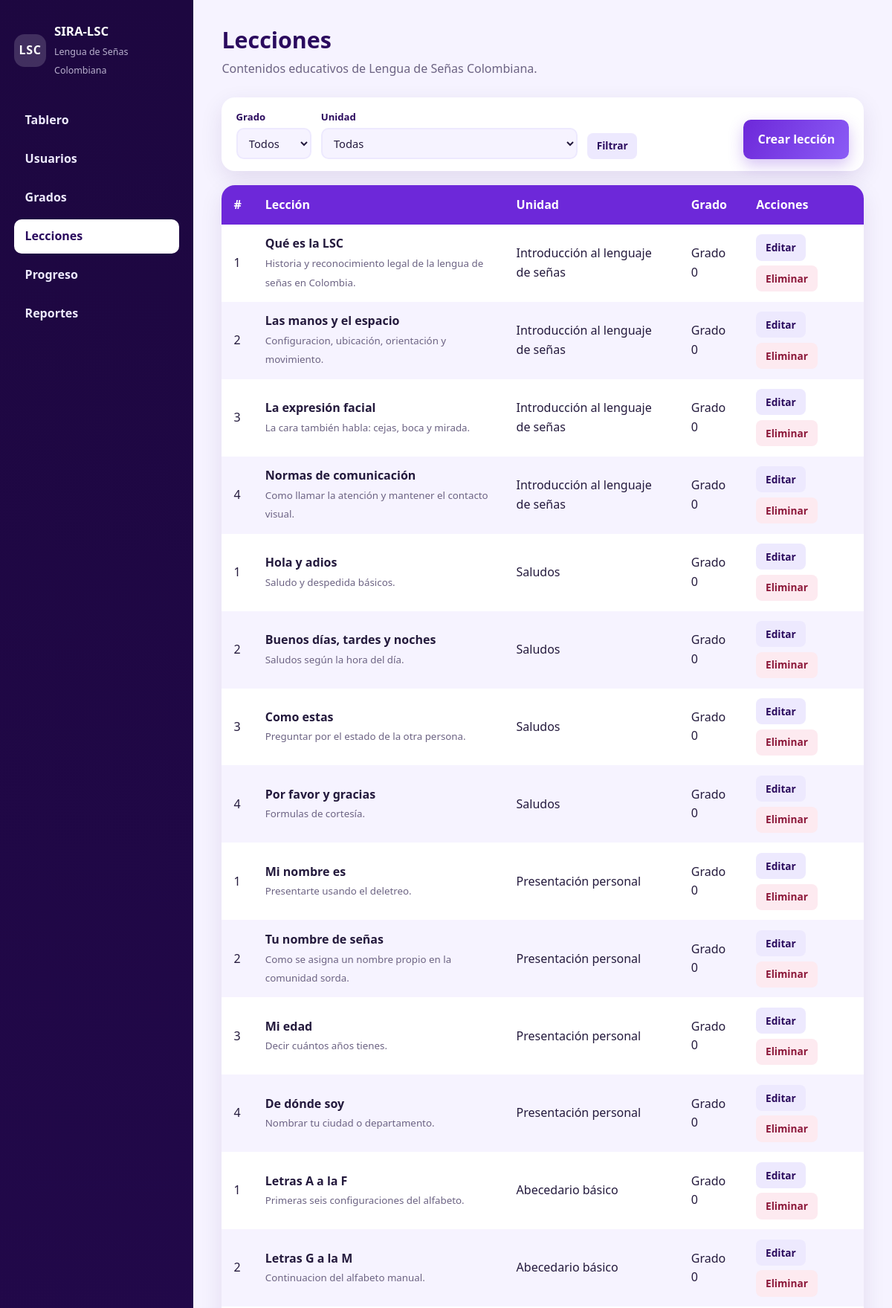
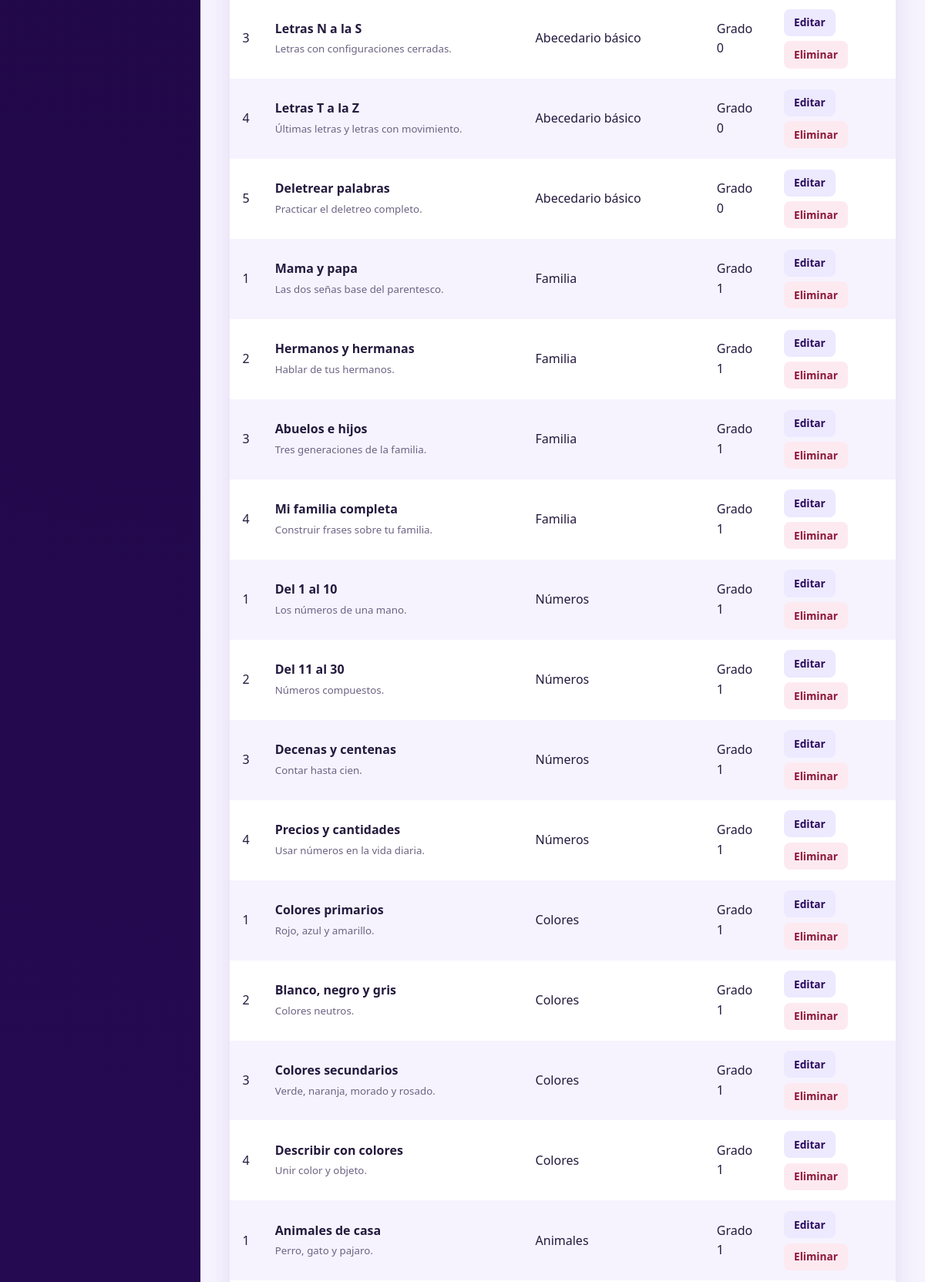
Page /index.php?ruta=admin/lecciones (signed in, upper part) on the committed database (2 pictures, top to bottom).
### tables this page shows
CREATE TABLE lecciones (
    id_leccion  INT AUTO_INCREMENT PRIMARY KEY,
    id_curso    INT          NOT NULL,
    titulo      VARCHAR(140) NOT NULL,
    descripcion VARCHAR(255) NOT NULL,
    contenido   TEXT         NOT NULL,
    actividad   TEXT         NULL,
    orden       INT          NOT NULL DEFAULT 0,
    CONSTRAINT fk_lecciones_curso
        FOREIGN KEY (id_curso) REFERENCES cursos(id_curso)
        ON DELETE CASCADE ON UPDATE CASCADE
);

CREATE TABLE cursos (
    id_curso    INT AUTO_INCREMENT PRIMARY KEY,
    id_grado    INT          NOT NULL,
    nombre      VARCHAR(120) NOT NULL,
    descripcion VARCHAR(255) NOT NULL,
    icono       VARCHAR(8)   NOT NULL DEFAULT 'LSC',
    orden       INT          NOT NULL DEFAULT 0,
    CONSTRAINT fk_cursos_grado
        FOREIGN KEY (id_grado) REFERENCES grados(id_grado)
        ON DELETE CASCADE ON UPDATE CASCADE
);

CREATE TABLE grados (
    id_grado    INT AUTO_INCREMENT PRIMARY KEY,
    nombre      VARCHAR(50)  NOT NULL,
    descripcion VARCHAR(255) NOT NULL,
    orden       INT          NOT NULL DEFAULT 0
);

### config/funciones.php (called while the page is built, shortened)
<?php
function e($texto)
{
    return htmlspecialchars((string) $texto, ENT_QUOTES, 'UTF-8');
}
function url($ruta = 'inicio', $parametros = array())
{
    $destino = BASE_URL . 'index.php?ruta=' . urlencode($ruta);
    foreach ($parametros as $clave => $valor) {
        $destino .= '&' . urlencode($clave) . '=' . urlencode($valor);
    }
    return $destino;
}
function vista($archivo, $datos = array())
{
    extract($datos, EXTR_SKIP);
    require RUTA_BASE . '/views/' . $archivo . '.php';
}

### controllers/AdministradorController.php (called while the page is built, shortened)
<?php
class AdministradorController
{
    private $modeloUsuario;
    private $modeloGrado;
    private $modeloCurso;
    private $modeloLeccion;
    public function __construct()
    {
        $this->modeloUsuario    = new Usuario();
        $this->modeloGrado      = new Grado();
        $this->modeloCurso      = new Curso();
        $this->modeloLeccion    = new Leccion();
    }
    public function lecciones()
    {
        $idGrado = isset($_GET['id_grado']) ? (int) $_GET['id_grado'] : 0;
        $idCurso = isset($_GET['id_curso']) ? (int) $_GET['id_curso'] : 0;
        vista('administrador/lecciones', array(
            'admin'     => $this->modeloUsuario->obtenerPorId($_SESSION['id_usuario']),
            'lecciones' => $this->modeloLeccion->listarTodas($idGrado, $idCurso),
            'grados'    => $this->modeloGrado->obtenerTodos(),
            'cursos'    => $this->modeloCurso->obtenerTodos(),
            'idGrado'   => $idGrado,
            'idCurso'   => $idCurso,
        ));
    }
}

### models/Leccion.php (called while the page is built, shortened)
<?php
class Leccion
{
    private $db;
    public function __construct()
    {
        $this->db = Database::conexion();
    }
    public function listarTodas($idGrado = 0, $idCurso = 0)
    {
        $sql = 'SELECT l.id_leccion, l.titulo, l.descripcion, l.orden, l.id_curso,
                       c.nombre AS curso, c.id_grado, g.nombre AS grado
                FROM lecciones l
                INNER JOIN cursos c ON c.id_curso = l.id_curso
                INNER JOIN grados g ON g.id_grado = c.id_grado
                WHERE 1 = 1';
        $parametros = array();
        $sql .= ' ORDER BY g.orden ASC, c.orden ASC, l.orden ASC';
        $sentencia = $this->db->prepare($sql);
        $sentencia->execute($parametros);
        return $sentencia->fetchAll();
    }
}

### config/Database.php (called while the page is built, shortened)
<?php
class Database
{
    private static $pdo = null;
    public static function conexion()
    {
        if (self::$pdo === null) {
            $dsn = 'mysql:host=' . DB_HOST . ';dbname=' . DB_NOMBRE . ';charset=utf8mb4';
            try {
                self::$pdo = new PDO($dsn, DB_USUARIO, DB_CLAVE, array(
                    PDO::ATTR_ERRMODE            => PDO::ERRMODE_EXCEPTION,
                    PDO::ATTR_DEFAULT_FETCH_MODE => PDO::FETCH_ASSOC,
                    PDO::ATTR_EMULATE_PREPARES   => false,
                ));
            } catch (PDOException $e) {
                self::mostrarError($e->getMessage());
            }
        }
        return self::$pdo;
    }
}

### views/administrador/lecciones.php (the view, shortened to what this page needs)
<?php
require RUTA_BASE . '/views/layouts/header.php';
?>
<header class="titular">
    <h1>Lecciones</h1>
    <p>Contenidos educativos de Lengua de Señas Colombiana.</p>
</header>
<section class="barra-acciones">
    <form class="filtros" method="get" action="<?php echo BASE_URL; ?>index.php">
        <label class="campo-en-linea">
            <span>Grado</span>
            <select name="id_grado">
                <option value="0">Todos</option>
            </select>
        </label>
        <label class="campo-en-linea">
            <span>Unidad</span>
            <select name="id_curso">
                <option value="0">Todas</option>
            </select>
        </label>
        <button class="boton-mini" type="submit">Filtrar</button>
    </form>
    <a class="boton boton-corto" href="<?php echo url('admin/leccion'); ?>">Crear lección</a>
</section>
<?php if (count($lecciones) === 0): ?>
    <p class="vacio">No hay lecciones con ese filtro.</p>
<?php else: ?>
<table class="tabla">
    <thead><tr><th>#</th><th>Lección</th><th>Unidad</th><th>Grado</th><th>Acciones</th></tr></thead>
    <tbody>
    <?php foreach ($lecciones as $fila): ?>
        <tr>
            <td><?php echo (int) $fila['orden']; ?></td>
            <td>
                <strong><?php echo e($fila['titulo']); ?></strong><br>
                <small class="texto-apoyo"><?php echo e($fila['descripcion']); ?></small>
            </td>
            <td><?php echo e($fila['curso']); ?></td>
            <td><?php echo e($fila['grado']); ?></td>
            <td class="acciones">
                <a class="boton-mini" href="<?php echo url('admin/leccion', array('id' => $fila['id_leccion'])); ?>">Editar</a>
                <form method="post" action="<?php echo url('admin/leccion/eliminar'); ?>">
                    <button class="boton-mini boton-peligro" type="submit">Eliminar</button>
                </form>
            </td>
        </tr>
    <?php endforeach; ?>
    </tbody>
</table>
<?php endif; ?>
<?php require RUTA_BASE . '/views/layouts/footer.php'; ?>

### css/estilos.css (style rules this page uses)
:root { --morado-oscuro: #2b0b5e; --morado-noche: #1d0740; --morado: #6d28d9; --morado-claro: #8b5cf6; --lavanda: #ede9fe; --lavanda-suave: #f6f3ff; --blanco: #ffffff; --tinta: #241a3d; --gris: #6c6383; --exito: #1f7a5a; --error: #b3204a; --radio: 18px; --radio-mini: 10px; --sombra: 0 10px 30px rgba(45, 12, 96, .10); --sombra-alta: 0 18px 44px rgba(45, 12, 96, .20); }
* { box-sizing: border-box; }
html { -webkit-text-size-adjust: 100%; }
body { margin: 0; font-family: "Segoe UI", "Trebuchet MS", system-ui, -apple-system, Arial, sans-serif; color: var(--tinta); line-height: 1.6; background: var(--lavanda-suave); }
h1, h2, h3 { line-height: 1.25; margin: 0 0 .4rem; font-weight: 700; }
h1 { font-size: 1.9rem; }
p { margin: 0 0 .8rem; }
a { color: var(--morado); text-decoration: none; }
.texto-apoyo { color: var(--gris); }
.boton { display: inline-block; width: 100%; padding: .85rem 1.2rem; font: inherit; font-weight: 700; color: var(--blanco); background: linear-gradient(120deg, var(--morado) 0%, var(--morado-claro) 100%); border: none; border-radius: var(--radio-mini); cursor: pointer; text-align: center; box-shadow: 0 8px 20px rgba(109, 40, 217, .28); transition: transform .18s ease, box-shadow .18s ease, background .18s ease; }
.titular { margin-bottom: 1.6rem; }
.titular h1 { color: var(--morado-oscuro); }
.titular p { color: var(--gris); margin: 0; }
.tabla { width: 100%; border-collapse: collapse; background: var(--blanco); border-radius: var(--radio); overflow: hidden; box-shadow: var(--sombra); }
.tabla th, .tabla td { padding: .85rem 1rem; text-align: left; }
.tabla thead { background: var(--morado); color: var(--blanco); }
.tabla tbody tr:nth-child(even) { background: var(--lavanda-suave); }
.barra-acciones { display: flex; flex-wrap: wrap; align-items: flex-end; justify-content: space-between; gap: 1rem; margin-bottom: 1.2rem; padding: 1rem 1.2rem; background: var(--blanco); border-radius: var(--radio); box-shadow: var(--sombra); }
.filtros { display: flex; flex-wrap: wrap; align-items: flex-end; gap: .8rem; margin: 0; }
.campo-en-linea { display: flex; flex-direction: column; gap: .25rem; }
.campo-en-linea span { font-size: .82rem; font-weight: 600; color: var(--morado-oscuro); }
.campo-en-linea select, .campo-en-linea input { padding: .5rem .7rem; font: inherit; font-size: .92rem; color: var(--tinta); background: var(--lavanda-suave); border: 2px solid var(--lavanda); border-radius: var(--radio-mini); }
.boton-corto { width: auto; }
.boton-mini { display: inline-block; padding: .42rem .8rem; font: inherit; font-size: .85rem; font-weight: 600; color: var(--morado-oscuro); background: var(--lavanda); border: none; border-radius: 8px; cursor: pointer; }
.boton-peligro { background: #fdeaf0; color: #8c1739; }
.acciones { display: flex; flex-wrap: wrap; gap: .4rem; align-items: center; }
.acciones form { margin: 0; }

### rows in the picture
lecciones: orden "1", titulo "Qué es la LSC", descripcion "Historia y reconocimiento legal de la lengua de señas en Colombia.", id_curso.nombre "Introducción al lenguaje de señas", grados.nombre "Grado 0"
lecciones: orden "2", titulo "Las manos y el espacio", descripcion "Configuracion, ubicación, orientación y movimiento.", id_curso.nombre "Introducción al lenguaje de señas", grados.nombre "Grado 0"
lecciones: orden "3", titulo "La expresión facial", descripcion "La cara también habla: cejas, boca y mirada.", id_curso.nombre "Introducción al lenguaje de señas", grados.nombre "Grado 0"
lecciones: orden "4", titulo "Normas de comunicación", descripcion "Como llamar la atención y mantener el contacto visual.", id_curso.nombre "Introducción al lenguaje de señas", grados.nombre "Grado 0"
lecciones: orden "1", titulo "Hola y adios", descripcion "Saludo y despedida básicos.", id_curso.nombre "Saludos", grados.nombre "Grado 0"
lecciones: orden "2", titulo "Buenos días, tardes y noches", descripcion "Saludos según la hora del día.", id_curso.nombre "Saludos", grados.nombre "Grado 0"
lecciones: orden "3", titulo "Como estas", descripcion "Preguntar por el estado de la otra persona.", id_curso.nombre "Saludos", grados.nombre "Grado 0"
lecciones: orden "4", titulo "Por favor y gracias", descripcion "Formulas de cortesía.", id_curso.nombre "Saludos", grados.nombre "Grado 0"
lecciones: orden "1", titulo "Mi nombre es", descripcion "Presentarte usando el deletreo.", id_curso.nombre "Presentación personal", grados.nombre "Grado 0"
lecciones: orden "2", titulo "Tu nombre de señas", descripcion "Como se asigna un nombre propio en la comunidad sorda.", id_curso.nombre "Presentación personal", grados.nombre "Grado 0"
lecciones: orden "3", titulo "Mi edad", descripcion "Decir cuántos años tienes.", id_curso.nombre "Presentación personal", grados.nombre "Grado 0"
lecciones: orden "4", titulo "De dónde soy", descripcion "Nombrar tu ciudad o departamento.", id_curso.nombre "Presentación personal", grados.nombre "Grado 0"
lecciones: orden "1", titulo "Letras A a la F", descripcion "Primeras seis configuraciones del alfabeto.", id_curso.nombre "Abecedario básico", grados.nombre "Grado 0"
lecciones: orden "2", titulo "Letras G a la M", descripcion "Continuacion del alfabeto manual.", id_curso.nombre "Abecedario básico", grados.nombre "Grado 0"
lecciones: orden "3", titulo "Letras N a la S", descripcion "Letras con configuraciones cerradas.", id_curso.nombre "Abecedario básico", grados.nombre "Grado 0"
lecciones: orden "4", titulo "Letras T a la Z", descripcion "Últimas letras y letras con movimiento.", id_curso.nombre "Abecedario básico", grados.nombre "Grado 0"
lecciones: orden "5", titulo "Deletrear palabras", descripcion "Practicar el deletreo completo.", id_curso.nombre "Abecedario básico", grados.nombre "Grado 0"
lecciones: orden "1", titulo "Mama y papa", descripcion "Las dos señas base del parentesco.", id_curso.nombre "Familia", grados.nombre "Grado 1"
lecciones: orden "2", titulo "Hermanos y hermanas", descripcion "Hablar de tus hermanos.", id_curso.nombre "Familia", grados.nombre "Grado 1"
lecciones: orden "3", titulo "Abuelos e hijos", descripcion "Tres generaciones de la familia.", id_curso.nombre "Familia", grados.nombre "Grado 1"
lecciones: orden "4", titulo "Mi familia completa", descripcion "Construir frases sobre tu familia.", id_curso.nombre "Familia", grados.nombre "Grado 1"
lecciones: orden "1", titulo "Del 1 al 10", descripcion "Los números de una mano.", id_curso.nombre "Números", grados.nombre "Grado 1"
lecciones: orden "2", titulo "Del 11 al 30", descripcion "Números compuestos.", id_curso.nombre "Números", grados.nombre "Grado 1"
lecciones: orden "3", titulo "Decenas y centenas", descripcion "Contar hasta cien.", id_curso.nombre "Números", grados.nombre "Grado 1"
lecciones: orden "4", titulo "Precios y cantidades", descripcion "Usar números en la vida diaria.", id_curso.nombre "Números", grados.nombre "Grado 1"
lecciones: orden "1", titulo "Colores primarios", descripcion "Rojo, azul y amarillo.", id_curso.nombre "Colores", grados.nombre "Grado 1"
lecciones: orden "2", titulo "Blanco, negro y gris", descripcion "Colores neutros.", id_curso.nombre "Colores", grados.nombre "Grado 1"
lecciones: orden "3", titulo "Colores secundarios", descripcion "Verde, naranja, morado y rosado.", id_curso.nombre "Colores", grados.nombre "Grado 1"
lecciones: orden "4", titulo "Describir con colores", descripcion "Unir color y objeto.", id_curso.nombre "Colores", grados.nombre "Grado 1"
lecciones: orden "1", titulo "Animales de casa", descripcion "Perro, gato y pajaro.", id_curso.nombre "Animales", grados.nombre "Grado 1"

### other values in the picture
$etiqueta "Tablero"
$etiqueta "Usuarios"
$etiqueta "Grados"
$etiqueta "Lecciones"
$etiqueta "Progreso"
$etiqueta "Reportes"
